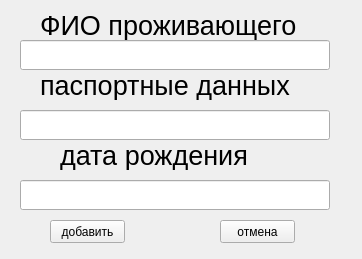
<?xml version="1.0" encoding="UTF-8"?>
<ui version="4.0">
 <class>Form</class>
 <widget class="QWidget" name="Form">
  <property name="geometry">
   <rect>
    <x>0</x>
    <y>0</y>
    <width>362</width>
    <height>259</height>
   </rect>
  </property>
  <property name="windowTitle">
   <string>добавление данных проживающих</string>
  </property>
  <widget class="QLabel" name="label_3">
   <property name="geometry">
    <rect>
     <x>40</x>
     <y>10</y>
     <width>281</width>
     <height>30</height>
    </rect>
   </property>
   <property name="font">
    <font>
     <pointsize>20</pointsize>
    </font>
   </property>
   <property name="text">
    <string>ФИО проживающего</string>
   </property>
  </widget>
  <widget class="QLabel" name="label_4">
   <property name="geometry">
    <rect>
     <x>40</x>
     <y>70</y>
     <width>271</width>
     <height>30</height>
    </rect>
   </property>
   <property name="font">
    <font>
     <pointsize>20</pointsize>
    </font>
   </property>
   <property name="text">
    <string>паспортные данных </string>
   </property>
  </widget>
  <widget class="QLabel" name="label_5">
   <property name="geometry">
    <rect>
     <x>60</x>
     <y>140</y>
     <width>200</width>
     <height>30</height>
    </rect>
   </property>
   <property name="font">
    <font>
     <pointsize>20</pointsize>
    </font>
   </property>
   <property name="text">
    <string>дата рождения </string>
   </property>
  </widget>
  <widget class="QLineEdit" name="lineEdit_fio_rt">
   <property name="geometry">
    <rect>
     <x>20</x>
     <y>40</y>
     <width>310</width>
     <height>30</height>
    </rect>
   </property>
  </widget>
  <widget class="QLineEdit" name="lineEdit_pasport_data">
   <property name="geometry">
    <rect>
     <x>20</x>
     <y>110</y>
     <width>310</width>
     <height>30</height>
    </rect>
   </property>
  </widget>
  <widget class="QLineEdit" name="lineEdit_data_bitch">
   <property name="geometry">
    <rect>
     <x>20</x>
     <y>180</y>
     <width>310</width>
     <height>30</height>
    </rect>
   </property>
  </widget>
  <widget class="QPushButton" name="pb_add_resident">
   <property name="geometry">
    <rect>
     <x>50</x>
     <y>220</y>
     <width>75</width>
     <height>23</height>
    </rect>
   </property>
   <property name="text">
    <string>добавить</string>
   </property>
  </widget>
  <widget class="QPushButton" name="pushButton_cl_resident">
   <property name="geometry">
    <rect>
     <x>220</x>
     <y>220</y>
     <width>75</width>
     <height>23</height>
    </rect>
   </property>
   <property name="text">
    <string>отмена</string>
   </property>
  </widget>
 </widget>
 <resources/>
 <connections/>
</ui>
